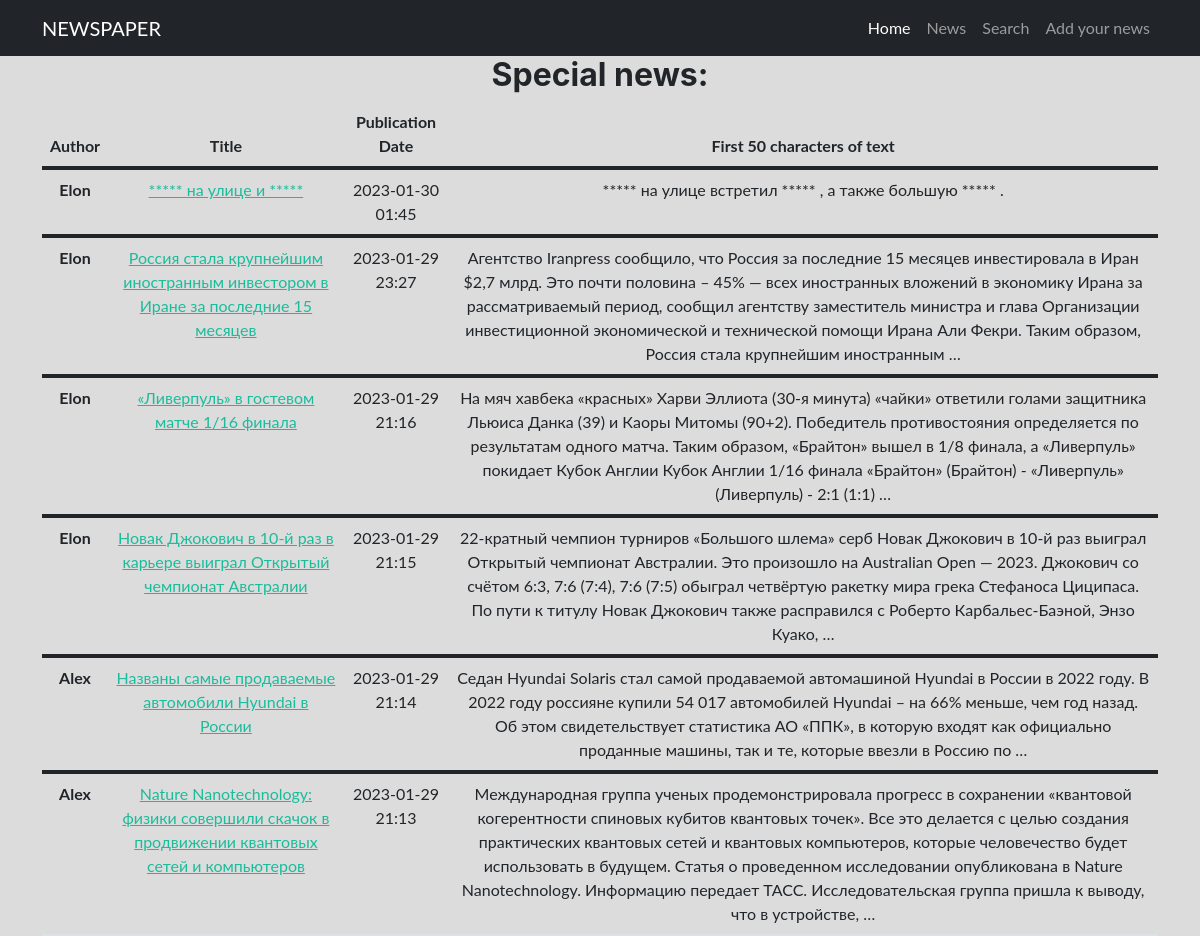
The page /news/ on the database as committed earlier.
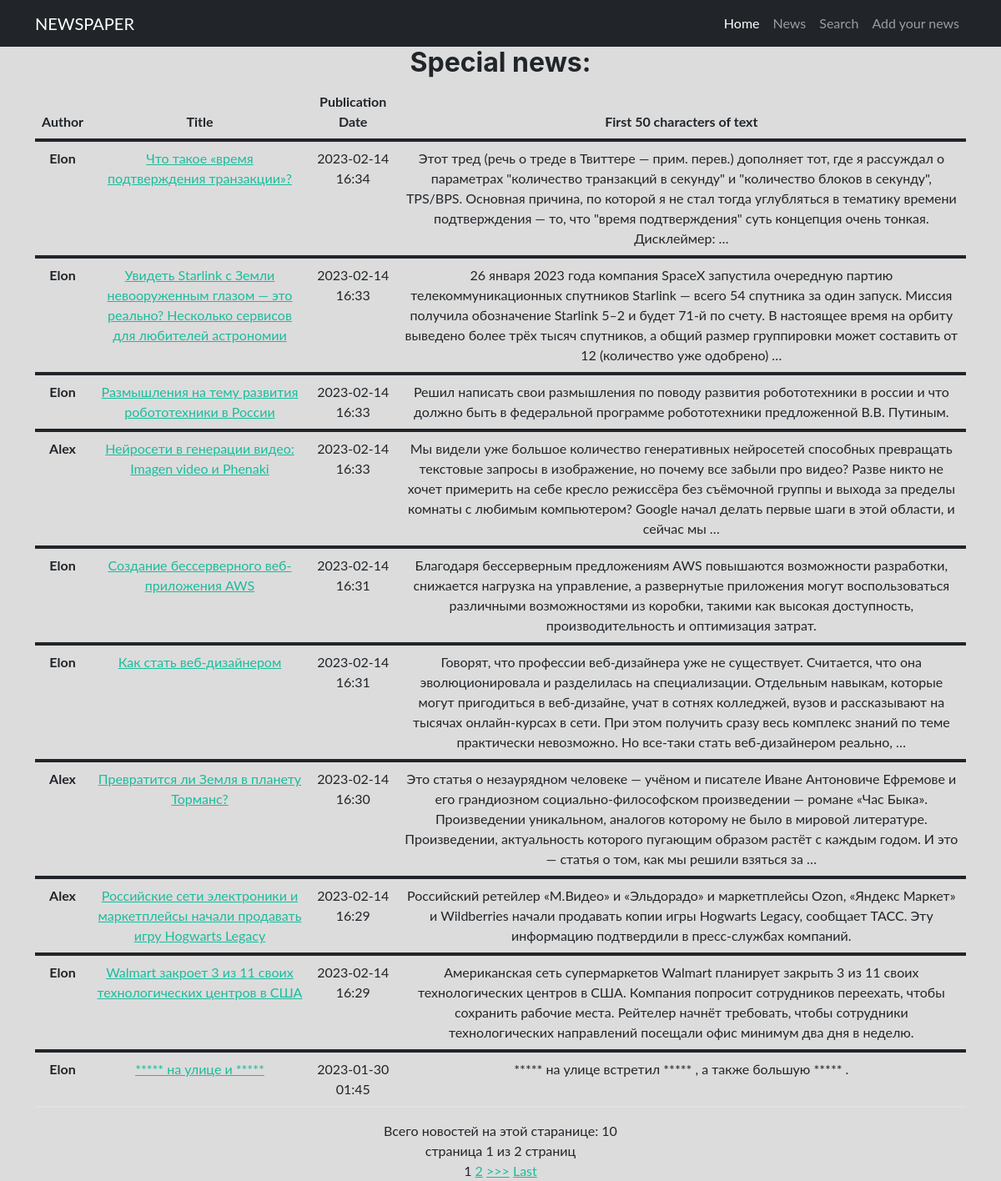
The same page on the database as committed later.
### news/models.py (models this page shows, shortened)
class Post(models.Model):
    post_link_author = models.ForeignKey(Author, on_delete=models.CASCADE)
    news = 'N'
    articles = 'A'
    CATEGORY_CHOICES = [
        (news, 'Новости'),
        (articles, 'Статьи')
    ]
    categoryType = models.CharField(max_length=1,
                                    choices=CATEGORY_CHOICES,
                                    default=news)
    post_data = models.DateTimeField(auto_now_add=True)  # дата создания объекта
    post_link_category = models.ManyToManyField(Category, through='PostCategory')
    title = models.CharField(max_length=255)
    text = models.TextField()
    rating = models.FloatField(default=0)

class Author(models.Model):
    authors_link_user = models.OneToOneField(User, on_delete=models.CASCADE)
    author_rating = models.FloatField(default=0)
    def __str__(self):
        return self.authors_link_user.username.title()

### news/views.py (the view, shortened to what this page needs)
# urls.py: path('', PostList.as_view()),
class PostList(ListView):
    model = Post # модель Post
    template_name = 'news.html'
    context_object_name = 'news'
    queryset = Post.objects.order_by('-id')  # новости выводятся от старой до самой новой
    paginate_by = 10 # устанавливаем пагинацию на последние добавленные 10 новостей/статей
    form_class = PostForm

### news/templatetags/custom_filters.py (called while the page is built)
@register.filter(name='censor')
def censor(value, arg):
    for i in value.split():
        if i.lower() in ban_words:
            value = value.replace(i, arg)
    return value

### templates/news.html (shortened to what this page needs)
{% extends 'flatpages/default.html' %}
{% load custom_filters %}
{% block content %}
<h2 align="center">Special news:</h2>
{% if news %}
<table class="table">
    <thead class="thead-dark" align="center">
      <tr>
        <th scope="col">Author</th>
        <th scope="col">Title</th>
        <th scope="col">Publication Date</th>
        <th scope="col">First 50 characters of text</th>
      </tr>
    </thead>
    {% for post in object_list %}
    <tbody align="center">
        <tr>
            <th scope="row">{{ post.post_link_author}}</th>
            <td><a href="{% url 'post' post.id %}">{{ post.title|censor:'*****' }}</a></td>
            <td>{{ post.post_data|date:'Y-m-d H:i' }}</td>
            <td>{{ post.text|truncatewords:50|censor:'*****'}}</td>
        </tr>
    </tbody>
        {% endfor %}
</table>
    {% if is_paginated %}
    <div align="center">
        Всего новостей на этой старанице: {{ news | length }}
        <br>
        страница {{ page_obj.number}} из {{ page_obj.paginator.num_pages }} страниц
        <br>
        {% for num in page_obj.paginator.page_range %}
            {% if page_obj.number == num %}
                <a>{{ num }}</a>
            {% elif num > page_obj.number|add:'-3' and num < page_obj.number|add:'3' %}
                <a href="?page={{ num }}">{{ num }}</a>
            {% endif %}
        {% endfor %}
        {% if page_obj.has_next %}
            <a href="?page={{ page_obj.next_page_number }}">>>></a>
            <a href="?page={{ page_obj.paginator.num_pages }}">Last</a>
        {% endif %}
    </div>
    {% endif%}
{% else %}
    <h1>Новостей нет</h1>
{% endif %}
{% endblock content %}

Rows that differ between the two databases and show on the page:
no longer on this page (row unchanged): Post: post_link_author "Elon", title|censor "Россия стала крупнейшим иностранным инвестором в Иране за последние 15 месяцев", post_data "2023-01-29 23:27", text|censor "Агентство Iranpress сообщило, что Россия за последние 15 месяцев инвестировала в Иран $2,7 млрд. Это почти половина – 45% — всех иностранных вложений в экономику Ирана за рассматриваемый период, сообщил агентству заместитель министра и глава Организации инвестиционной экономической и технической помощи Ирана Али Фекри. Таким образом, Россия стала крупнейшим иностранным …"
no longer on this page (row unchanged): Post: post_link_author "Elon", title|censor "«Ливерпуль» в гостевом матче 1/16 финала", post_data "2023-01-29 21:16", text|censor "На мяч хавбека «красных» Харви Эллиота (30-я минута) «чайки» ответили голами защитника Льюиса Данка (39) и Каоры Митомы (90+2). Победитель противостояния определяется по результатам одного матча. Таким образом, «Брайтон» вышел в 1/8 финала, а «Ливерпуль» покидает Кубок Англии Кубок Англии 1/16 финала «Брайтон» (Брайтон) - «Ливерпуль» (Ливерпуль) - 2:1 (1:1) …"
no longer on this page (row unchanged): Post: post_link_author "Elon", title|censor "Новак Джокович в 10-й раз в карьере выиграл Открытый чемпионат Австралии", post_data "2023-01-29 21:15", text|censor "22-кратный чемпион турниров «Большого шлема» серб Новак Джокович в 10-й раз выиграл Открытый чемпионат Австралии. Это произошло на Australian Open — 2023. Джокович со счётом 6:3, 7:6 (7:4), 7:6 (7:5) обыграл четвёртую ракетку мира грека Стефаноса Циципаса. По пути к титулу Новак Джокович также расправился с Роберто Карбальес-Баэной, Энзо Куако, …"
no longer on this page (row unchanged): Post: post_link_author "Alex", title|censor "Названы самые продаваемые автомобили Hyundai в России", post_data "2023-01-29 21:14", text|censor "Седан Hyundai Solaris стал самой продаваемой автомашиной Hyundai в России в 2022 году. В 2022 году россияне купили 54 017 автомобилей Hyundai – на 66% меньше, чем год назад. Об этом свидетельствует статистика АО «ППК», в которую входят как официально проданные машины, так и те, которые ввезли в Россию по …"
no longer on this page (row unchanged): Post: post_link_author "Alex", title|censor "Nature Nanotechnology: физики совершили скачок в продвижении квантовых сетей и компьютеров", post_data "2023-01-29 21:13", text|censor "Международная группа ученых продемонстрировала прогресс в сохранении «квантовой когерентности спиновых кубитов квантовых точек». Все это делается с целью создания практических квантовых сетей и квантовых компьютеров, которые человечество будет использовать в будущем. Статья о проведенном исследовании опубликована в Nature Nanotechnology. Информацию передает ТАСС. Исследовательская группа пришла к выводу, что в устройстве, …"
added Post: post_link_author "Elon", title|censor "Что такое «время подтверждения транзакции»?", post_data "2023-02-14 16:34", text|censor "Этот тред (речь о треде в Твиттере — прим. перев.) дополняет тот, где я рассуждал о параметрах \"количество транзакций в секунду\" и \"количество блоков в секунду\", TPS/BPS. Основная причина, по которой я не стал тогда углубляться в тематику времени подтверждения — то, что \"время подтверждения\" суть концепция очень тонкая. Дисклеймер: …"
added Post: post_link_author "Elon", title|censor "Увидеть Starlink с Земли невооруженным глазом — это реально? Несколько сервисов для любителей астрономии", post_data "2023-02-14 16:33", text|censor "26 января 2023 года компания SрасеХ запустила очередную партию телекоммуникационных спутников Starlink — всего 54 спутника за один запуск. Миссия получила обозначение Starlink 5–2 и будет 71-й по счету. В настоящее время на орбиту выведено более трёх тысяч спутников, а общий размер группировки может составить от 12 (количество уже одобрено) …"
added Post: post_link_author "Elon", title|censor "Размышления на тему развития робототехники в России", post_data "2023-02-14 16:33", text|censor "Решил написать свои размышления по поводу развития робототехники в россии и что должно быть в федеральной программе робототехники предложенной В.В. Путиным."
added Post: post_link_author "Alex", title|censor "Нейросети в генерации видео: Imagen video и Phenaki", post_data "2023-02-14 16:33", text|censor "Мы видели уже большое количество генеративных нейросетей способных превращать текстовые запросы в изображение, но почему все забыли про видео? Разве никто не хочет примерить на себе кресло режиссёра без съёмочной группы и выхода за пределы комнаты с любимым компьютером? Google начал делать первые шаги в этой области, и сейчас мы …"
added Post: post_link_author "Elon", title|censor "Создание бессерверного веб-приложения AWS", post_data "2023-02-14 16:31", text|censor "Благодаря бессерверным предложениям AWS повышаются возможности разработки, снижается нагрузка на управление, а развернутые приложения могут воспользоваться различными возможностями из коробки, такими как высокая доступность, производительность и оптимизация затрат."
added Post: post_link_author "Elon", title|censor "Как стать веб-дизайнером", post_data "2023-02-14 16:31", text|censor "Говорят, что профессии веб-дизайнера уже не существует. Считается, что она эволюционировала и разделилась на специализации. Отдельным навыкам, которые могут пригодиться в веб-дизайне, учат в сотнях колледжей, вузов и рассказывают на тысячах онлайн-курсах в сети. При этом получить сразу весь комплекс знаний по теме практически невозможно. Но все-таки стать веб-дизайнером реально, …"
added Post: post_link_author "Alex", title|censor "Превратится ли Земля в планету Торманс?", post_data "2023-02-14 16:30", text|censor "Это статья о незаурядном человеке — учёном и писателе Иване Антоновиче Ефремове и его грандиозном социально‑философском произведении — романе «Час Быка». Произведении уникальном, аналогов которому не было в мировой литературе. Произведении, актуальность которого пугающим образом растёт с каждым годом. И это — статья о том, как мы решили взяться за …"
added Post: post_link_author "Alex", title|censor "Российские сети электроники и маркетплейсы начали продавать игру Hogwarts Legacy", post_data "2023-02-14 16:29", text|censor "Российский ретейлер «М.Видео» и «Эльдорадо» и маркетплейсы Ozon, «Яндекс Маркет» и Wildberries начали продавать копии игры Hogwarts Legacy, сообщает ТАСС. Эту информацию подтвердили в пресс‑службах компаний."
added Post: post_link_author "Elon", title|censor "Walmart закроет 3 из 11 своих технологических центров в США", post_data "2023-02-14 16:29", text|censor "Американская сеть супермаркетов Walmart планирует закрыть 3 из 11 своих технологических центров в США. Компания попросит сотрудников переехать, чтобы сохранить рабочие места. Рейтелер начнёт требовать, чтобы сотрудники технологических направлений посещали офис минимум два дня в неделю."
Other text that changed with them:
{{ news | length }}: (not shown) → "10"
{{ page_obj.number }}: (not shown) → "1"
{{ page_obj.paginator.num_pages }}: (not shown) → "2"
text now shown: "Всего новостей на этой старанице: страница из страниц >>> Last"
new list line: "1"
new list line: "2"
